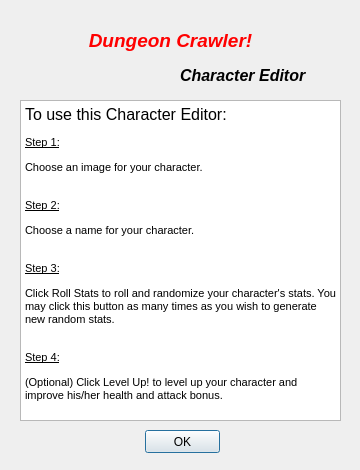
<?xml version="1.0" encoding="UTF-8"?>
<ui version="4.0">
 <class>CharHelpDialog</class>
 <widget class="QDialog" name="CharHelpDialog">
  <property name="geometry">
   <rect>
    <x>0</x>
    <y>0</y>
    <width>360</width>
    <height>470</height>
   </rect>
  </property>
  <property name="windowTitle">
   <string>Dialog</string>
  </property>
  <property name="windowIcon">
   <iconset resource="images.qrc">
    <normaloff>:/images/dungeoncrawler.png</normaloff>:/images/dungeoncrawler.png</iconset>
  </property>
  <widget class="QLabel" name="charText">
   <property name="geometry">
    <rect>
     <x>180</x>
     <y>60</y>
     <width>151</width>
     <height>31</height>
    </rect>
   </property>
   <property name="text">
    <string>&lt;html&gt;&lt;head/&gt;&lt;body&gt;&lt;p&gt;&lt;span style=&quot; font-size:12pt; font-weight:600; font-style:italic;&quot;&gt;Character Editor&lt;/span&gt;&lt;/p&gt;&lt;/body&gt;&lt;/html&gt;</string>
   </property>
  </widget>
  <widget class="QPushButton" name="okButton">
   <property name="geometry">
    <rect>
     <x>145</x>
     <y>430</y>
     <width>75</width>
     <height>23</height>
    </rect>
   </property>
   <property name="text">
    <string>OK</string>
   </property>
  </widget>
  <widget class="QTextBrowser" name="helpBrowser">
   <property name="enabled">
    <bool>true</bool>
   </property>
   <property name="geometry">
    <rect>
     <x>20</x>
     <y>100</y>
     <width>321</width>
     <height>321</height>
    </rect>
   </property>
   <property name="html">
    <string>&lt;!DOCTYPE HTML PUBLIC &quot;-//W3C//DTD HTML 4.0//EN&quot; &quot;http://www.w3.org/TR/REC-html40/strict.dtd&quot;&gt;
&lt;html&gt;&lt;head&gt;&lt;meta name=&quot;qrichtext&quot; content=&quot;1&quot; /&gt;&lt;style type=&quot;text/css&quot;&gt;
p, li { white-space: pre-wrap; }
&lt;/style&gt;&lt;/head&gt;&lt;body style=&quot; font-family:'MS Shell Dlg 2'; font-size:8.25pt; font-weight:400; font-style:normal;&quot;&gt;
&lt;p style=&quot; margin-top:0px; margin-bottom:0px; margin-left:0px; margin-right:0px; -qt-block-indent:0; text-indent:0px;&quot;&gt;&lt;span style=&quot; font-size:12pt;&quot;&gt;To use this Character Editor:&lt;/span&gt;&lt;/p&gt;
&lt;p style=&quot; margin-top:12px; margin-bottom:12px; margin-left:0px; margin-right:0px; -qt-block-indent:0; text-indent:0px;&quot;&gt;&lt;span style=&quot; font-size:8pt; text-decoration: underline;&quot;&gt;Step 1:&lt;/span&gt;&lt;/p&gt;
&lt;p style=&quot; margin-top:12px; margin-bottom:12px; margin-left:0px; margin-right:0px; -qt-block-indent:0; text-indent:0px;&quot;&gt;&lt;span style=&quot; font-size:8pt;&quot;&gt;Choose an image for your character.&lt;/span&gt;&lt;/p&gt;
&lt;p style=&quot; margin-top:12px; margin-bottom:12px; margin-left:0px; margin-right:0px; -qt-block-indent:0; text-indent:0px;&quot;&gt;&lt;span style=&quot; font-size:8pt;&quot;&gt;&lt;br /&gt;&lt;/span&gt;&lt;span style=&quot; font-size:8pt; text-decoration: underline;&quot;&gt;Step 2:&lt;/span&gt;&lt;/p&gt;
&lt;p style=&quot; margin-top:12px; margin-bottom:12px; margin-left:0px; margin-right:0px; -qt-block-indent:0; text-indent:0px;&quot;&gt;&lt;span style=&quot; font-size:8pt;&quot;&gt;Choose a name for your character.&lt;/span&gt;&lt;/p&gt;
&lt;p style=&quot; margin-top:12px; margin-bottom:12px; margin-left:0px; margin-right:0px; -qt-block-indent:0; text-indent:0px;&quot;&gt;&lt;span style=&quot; font-size:8pt;&quot;&gt;&lt;br /&gt;&lt;/span&gt;&lt;span style=&quot; font-size:8pt; text-decoration: underline;&quot;&gt;Step 3:&lt;/span&gt;&lt;/p&gt;
&lt;p style=&quot; margin-top:12px; margin-bottom:12px; margin-left:0px; margin-right:0px; -qt-block-indent:0; text-indent:0px;&quot;&gt;&lt;span style=&quot; font-size:8pt;&quot;&gt;Click Roll Stats to roll and randomize your character's stats. You may click this button as many times as you wish to generate new random stats.&lt;/span&gt;&lt;/p&gt;
&lt;p style=&quot; margin-top:12px; margin-bottom:12px; margin-left:0px; margin-right:0px; -qt-block-indent:0; text-indent:0px;&quot;&gt;&lt;span style=&quot; font-size:8pt;&quot;&gt;&lt;br /&gt;&lt;/span&gt;&lt;span style=&quot; font-size:8pt; text-decoration: underline;&quot;&gt;Step 4:&lt;/span&gt;&lt;/p&gt;
&lt;p style=&quot; margin-top:12px; margin-bottom:12px; margin-left:0px; margin-right:0px; -qt-block-indent:0; text-indent:0px;&quot;&gt;&lt;span style=&quot; font-size:8pt;&quot;&gt;(Optional) Click Level Up! to level up your character and improve his/her health and attack bonus.&lt;/span&gt;&lt;/p&gt;&lt;/body&gt;&lt;/html&gt;</string>
   </property>
  </widget>
  <widget class="QLabel" name="titleText">
   <property name="geometry">
    <rect>
     <x>60</x>
     <y>10</y>
     <width>221</width>
     <height>61</height>
    </rect>
   </property>
   <property name="text">
    <string>&lt;html&gt;&lt;head/&gt;&lt;body&gt;&lt;p align=&quot;center&quot;&gt;&lt;span style=&quot; font-size:14pt; font-weight:600; font-style:italic; color:#ff0000;&quot;&gt;Dungeon Crawler!&lt;/span&gt;&lt;/p&gt;&lt;/body&gt;&lt;/html&gt;</string>
   </property>
  </widget>
 </widget>
 <resources>
  <include location="images.qrc"/>
 </resources>
 <connections/>
</ui>
